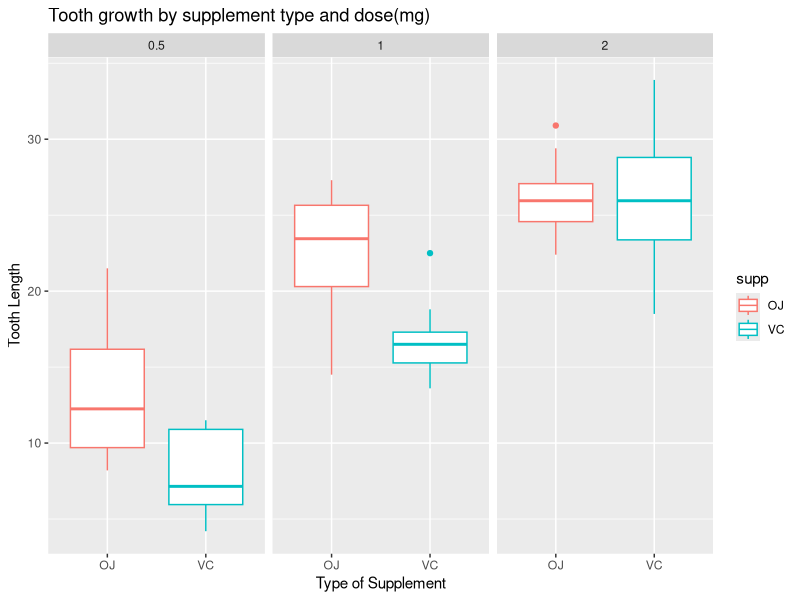

The R script that drew this image: (Note: this script raises an error after producing the figure.)
## ---- chunk 1
# Libraries
    library(datasets)
    library(ggplot2)
    library(dplyr)
## ---- chunk 2
# load the sample dataset containing ToothGrowth data
    data(ToothGrowth)

# workable variable
    dataTG <-ToothGrowth
## ---- chunk 3

#   Summary of the type and the values of the features
    str(dataTG)
    
#   Statistical values of the whole ToothGrowth.
    summary(dataTG)
    
#   First few rows    
    head(dataTG)
    
#   Unique dose
    unique(dataTG$dose)
    
#   Unique supplement
    unique(dataTG$supp)
    
## ---- chunk 4
# Summarize by dose and supp, the mean length of growth.
    a <- dataTG %>% 
        group_by(supp,dose) %>%
        summarize(lenmean=mean(len), lensd=sd(len), count = n())
    print(a)
## ---- chunk 5
g<-ggplot(dataTG, 
          aes(x=supp, 
              y=len, 
              color=supp)) + 
    geom_boxplot() + 
    facet_grid(facets = ~ dose) + 
    labs(title="Tooth growth by supplement type and dose(mg)" , 
         y = "Tooth Length", 
         x = "Type of Supplement")
g
## ---- chunk 6
    t.test(len ~ supp, paired=FALSE, var.equal=FALSE, data=dataTG)
## ---- chunk 7
ggplot(
    data = dataTG,
    mapping = aes(x = supp, y = len, color = supp, fill = supp)
) +
    geom_boxplot(alpha = 0.2) +
    geom_jitter(width = 0.05) +
    scale_x_discrete(labels = c("OJ", "VC")) +
    labs(
        title = "Tooth Length by Delivery Method",
        x = "Delivery Method (Type of the supplement)",
        y = "Length of the tooth"
    ) +
    theme(legend.position = "none")
## ---- chunk 8
    hist(dataTG$len, 
         col = "brown",
         main = "Tooth Growth Distribution", 
         xlab = "Length", 
         ylab = "Frequency", 
         density=60, 
         breaks = 60)
